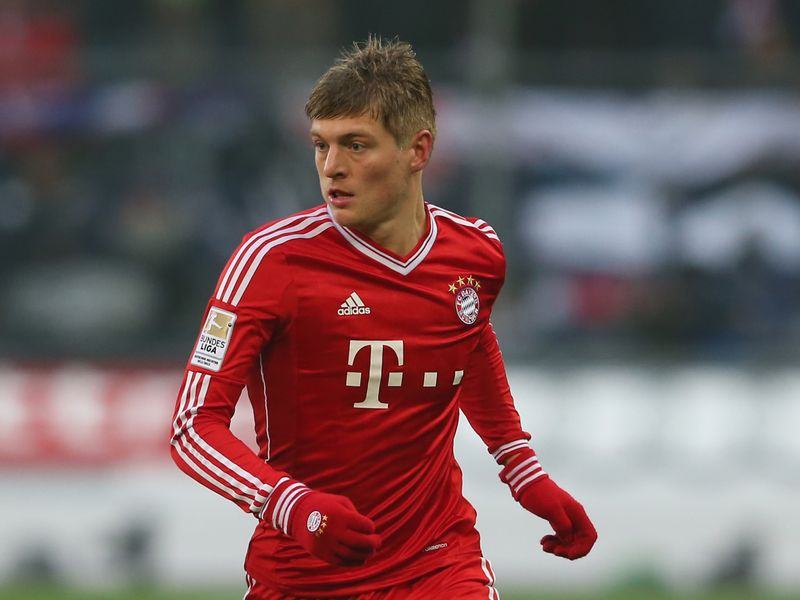
#> input picture images/sampleImage.jpeg, 800 x 600 px
$ jupyter execute --allow-errors lab1.ipynb
#> lines starting #> are read from the running program, lines starting #| are printed output that depends on the picture; after the words box and inside, x2 and y2 are one past the last pixel; in counts of white or black regions, pixels touching at a corner belong together; pictures that were not available may be replaced by others from this repository, and a replacement may not be noted
[cell 1]
from PIL import Image, ImageFont, ImageDraw
import numpy as np
import cv2
import io
import math

[cell 2]
target_image = 'images/monalisa.jpeg'

[cell 3]
import numpy as np
from PIL import Image, ImageOps
import matplotlib.pyplot as plt
from scipy import spatial
import random
import uuid

def resize_image(img : Image, size : tuple) -> np.ndarray:
        resz_img = ImageOps.fit(img, size, Image.LANCZOS, centering=(0.5, 0.5))
        return np.array(resz_img)

def blend_image(region, tile, opacity_percent):
    alpha = opacity_percent/100 # 1.0 - (color_diff / 255.0)
    blended_region = (alpha * region + (1.0 - alpha) * tile).astype(np.uint8)
    return blended_region

def find_closest_images(given_image, image_list, k=3):
    image_array = np.stack(image_list)
    mse_values = np.mean((image_array - given_image) ** 2, axis=(1, 2, 3))
    closest_indices = np.argpartition(mse_values, k)[:k]
    closest_images = [image_list[idx] for idx in closest_indices]
    return random.choice(closest_images)

def remove_black_borders(image_array):
    mask = np.any(image_array != [0, 0, 0], axis=-1)
    coords = np.argwhere(mask)
    y0, x0 = coords.min(axis=0)
    y1, x1 = coords.max(axis=0) + 1
    cropped_image_array = image_array[y0:y1, x0:x1]
    return cropped_image_array

def image_mosaic_v1(target_image_path, tile_images_path, output_dir, divisions=200, scale=1, opacity_percent=50):
#> called with target_image_path = 'images/sampleImage.jpeg', output_dir = '', divisions = 100, scale = 1, opacity_percent = 60
    target_image = Image.open(target_image_path)
#> target_image is the input picture: PIL image 800x600 RGB; mean R, G, B 117.7, 95.9, 97.6
    target_image = target_image.convert("RGB")
    original_width, original_height = target_image.size
#> original_width = 800; original_height = 600
    print('target image size', target_image.size)
#| target image size (800, 600)
    print('image mode', target_image.mode)
#| image mode RGB
    target_image_resized = resize_image(target_image, (original_width * scale, original_height * scale))
    target_image_array = np.array(target_image_resized)
    grid_size = (target_image_array.shape[0] // divisions, target_image_array.shape[1] // divisions)
#> grid_size = (6, 8)


    # Preprocess tile images
    tile_images = [np.array(resize_image(Image.open(tile_path).convert("RGB"), (grid_size[1], grid_size[0]))) for tile_path in tile_images_path]
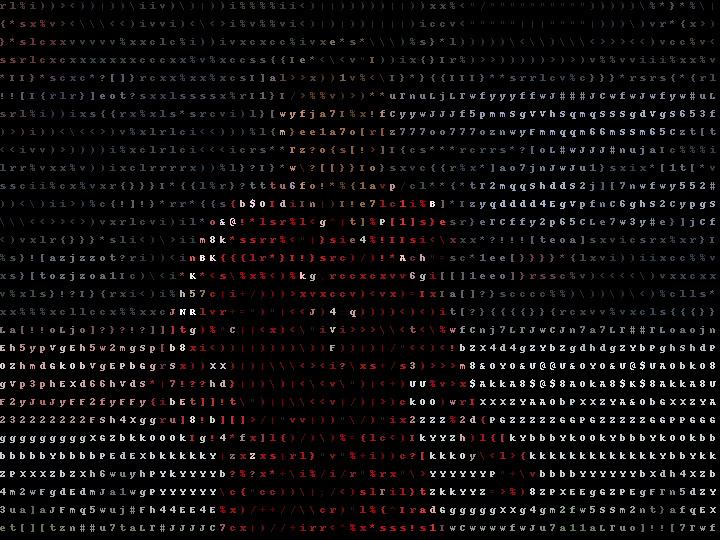
#> input picture image.png, 720 x 540 px, given as the content of the folder shape_images, which was not available
#> in resize_image, img is the input picture: PIL image 720x540 RGB; mean R, G, B 12.2, 10.4, 10.6
#> tile_images = 1 item

    combined_image = np.zeros_like(target_image_array)

    for i in range(divisions):
        for j in range(divisions):
            x1, y1 = j * grid_size[1], i * grid_size[0]
            x2, y2 = (j + 1) * grid_size[1], (i + 1) * grid_size[0]

            grid_image = target_image_array[y1:y2, x1:x2, :]
            # print(f'grid image', grid_image.shape)
            # print(f'tile images', tile_images[0].shape)
            # print(f'grid_size ',grid_size)
            closest_image = find_closest_images(grid_image, tile_images)
            blended_image = blend_image(grid_image, closest_image,opacity_percent)
            combined_image[y1:y2, x1:x2, :] = blended_image
#> this loop made 1 pass
#> combined_image: shape (600, 800, 3); every value is 0

    cropped_image = remove_black_borders(combined_image)
    img = Image.fromarray(cropped_image)

    output_path = f'{str(uuid.uuid4())}_mosaic_opacity{opacity_percent}.png'
    img.save(output_path)
    return output_path

[cell 4]
import glob
tile_path = glob.glob('shape_images/*.png')

#> (a cell that did not finish here is left out)

[cell 6]
import cv2
import numpy as np

def remove_black_borders(image_path):
    # Read the image
    image = cv2.imread(image_path)

    # Convert to grayscale
    gray = cv2.cvtColor(image, cv2.COLOR_BGR2GRAY)
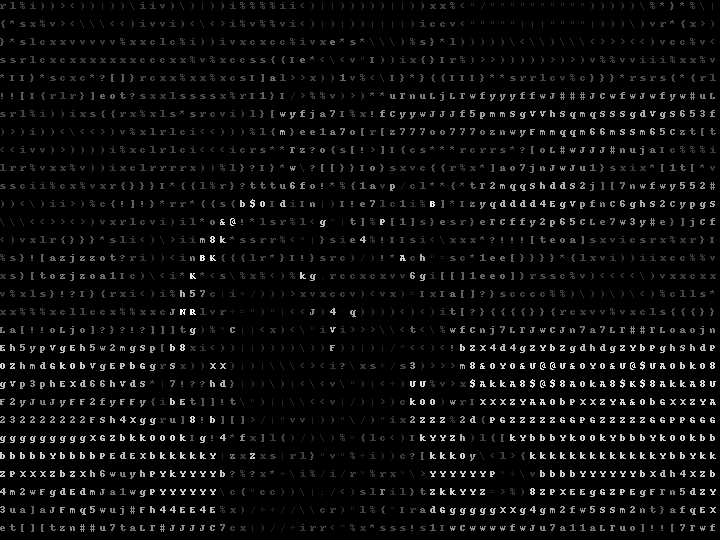
#> gray: shape (540, 720); min 0, max 248, mean 11

    # Apply binary thresholding to create a binary image
    _, binary = cv2.threshold(gray, 1, 255, cv2.THRESH_BINARY)
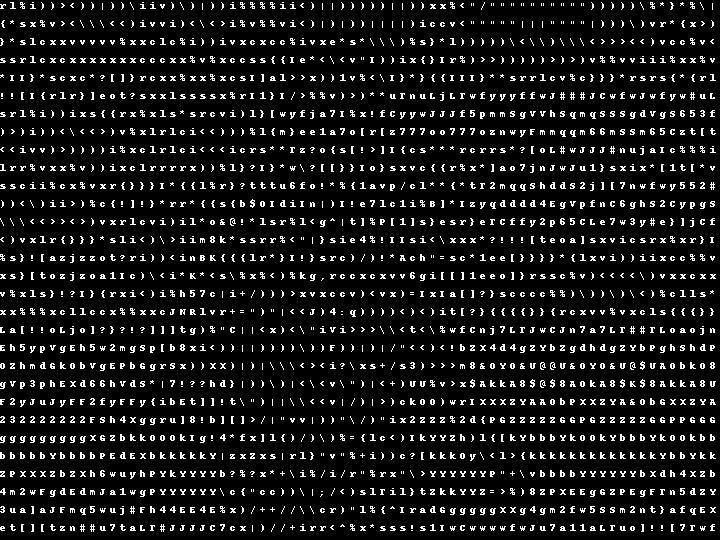
#> binary: shape (540, 720); 9.5% white in thin lines or dots

    # Find contours in the binary image
    contours, _ = cv2.findContours(binary, cv2.RETR_EXTERNAL, cv2.CHAIN_APPROX_SIMPLE)
#> contours = 2334 contours, 2323 with area under 20; largest, box (x1, y1, x2, y2) and area: (530, 488, 535, 495) 20, (190, 416, 195, 423) 20, (700, 380, 705, 387) 20, (650, 380, 655, 387) 20, (610, 380, 615, 387) 20

    # Find the bounding box of the largest contour
    x, y, w, h = cv2.boundingRect(contours[0])
#> x = 661; y = 530; w = 2; h = 1
    for contour in contours:
        x_, y_, w_, h_ = cv2.boundingRect(contour)
        x = min(x, x_)
        y = min(y, y_)
        w = max(w, x_ + w_ - x)
        h = max(h, y_ + h_ - y)
#> this loop made 2334 passes
#> (x_, y_, w_, h_, x, y, w, h) on passes 4 to 6: (700, 526, 6, 5, 411, 526, 295, 5), (630, 526, 5, 5, 411, 526, 295, 5), (620, 526, 6, 5, 411, 526, 295, 5)

    # Crop the image using the bounding box coordinates
    cropped_image = image[y:y+h, x:x+w]

    return cropped_image

# Usage
image_path = 'c5b4efe0-32f4-473b-bdb9-a99570e1caba_mosaic_opacity60.png'
cropped_image = remove_black_borders(image_path)


# Save the cropped image if needed
cv2.imwrite('cropped_image.jpg', cropped_image)
#> Out = True

[cell 7]
from PIL import Image
import numpy as np

def remove_black_borders(image_path, output_path):
    # Open the image
#> called with output_path = 'cropped_imag1e.jpg'
    image = Image.open(image_path)

    # Convert the image to grayscale
    gray_image = image.convert('L')

    # Convert grayscale image to numpy array
    gray_array = np.array(gray_image)

    # Create a binary mask where black pixels are 1 and others are 0
    mask = gray_array > 0
#> mask: shape (540, 720) bool; 9.5% white in thin lines or dots

    # Find the bounding box coordinates of the non-black area
    coords = np.argwhere(mask)
#> coords = 37108 pairs, first value 2 to 531, second value 0 to 715
    y0, x0 = coords.min(axis=0)
#> y0 = 2; x0 = 0
    y1, x1 = coords.max(axis=0) + 1  # slices are exclusive at the top
#> y1 = 532; x1 = 716

    # Crop the image using the bounding box coordinates
    cropped_image = image.crop((x0, y0, x1, y1))
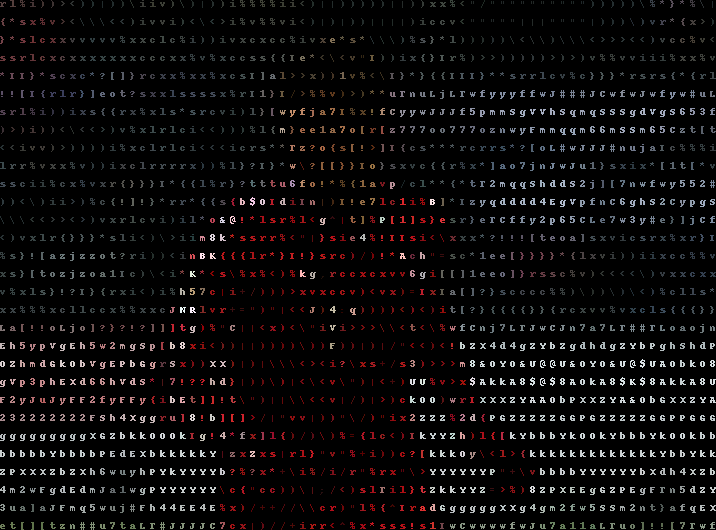
#> cropped_image: PIL image 716x530 RGB; mean R, G, B 12.5, 10.7, 10.9

    # Save the cropped image
    cropped_image.save(output_path)

    return cropped_image

# Usage
image_path = 'c5b4efe0-32f4-473b-bdb9-a99570e1caba_mosaic_opacity60.png'
output_path = 'cropped_imag1e.jpg'
cropped_image = remove_black_borders(image_path, output_path)

[cell 8]
from PIL import Image, ImageDraw
import io
import os
import random
import math

def generate_shape_image(shape, color):
    # Create a new image with a transparent background
    width, height = 10, 10
    image = Image.new('RGBA', (width, height), (255, 255, 255, 255))

    # Draw the specified shape with the specified color
    draw = ImageDraw.Draw(image)
    if shape == 'rectangle':
        draw.rectangle((2, 2, width-2, height-2), fill=color)
    elif shape == 'triangle':
        draw.polygon([(2, height-2), (width-2, height-2), (width//2, 2)], fill=color)
    elif shape == 'ellipse':
        draw.ellipse((2, 2, width-2, height-2), fill=color)
    elif shape == 'circle':
        radius = min(width, height) // 2 - 2
        draw.ellipse((width//2 - radius, height//2 - radius, width//2 + radius, height//2 + radius), fill=color)
    elif shape == 'pentagon':
        draw.polygon(polygon_vertices(5, width//2, height//2, width//2 - 2), fill=color)
    elif shape == 'hexagon':
        draw.polygon(polygon_vertices(6, width//2, height//2, width//2 - 2), fill=color)

    # Save the image to a buffer
    img_buffer = io.BytesIO()
    image.save(img_buffer, format='PNG')

    # Get the image data as bytes
    img_bytes = img_buffer.getvalue()

    return img_bytes

def polygon_vertices(sides, center_x, center_y, radius):
    """Generate the vertices of a regular polygon."""
    angle = 2 * math.pi / sides
    return [(center_x + radius * math.cos(i * angle), center_y + radius * math.sin(i * angle)) for i in range(sides)]

# Create a folder to save the images if it doesn't exist
if not os.path.exists('shape_images'):
    os.makedirs('shape_images')

# Define shapes and colors
shapes = ['rectangle', 'triangle', 'ellipse', 'circle', 'pentagon', 'hexagon']
colors = [
    (255, 0, 0, 255), (0, 255, 0, 255), (0, 0, 255, 255),
    (255, 255, 0, 255), (0, 255, 255, 255), (255, 0, 255, 255),
    (128, 0, 0, 255), (0, 128, 0, 255), (0, 0, 128, 255),
    (128, 128, 0, 255), (0, 128, 128, 255), (128, 0, 128, 255),
    (255, 165, 0, 255), (255, 20, 147, 255), (0, 191, 255, 255),
    (144, 238, 144, 255), (221, 160, 221, 255), (255, 182, 193, 255),
    (127, 255, 212, 255), (240, 230, 140, 255), (189, 183, 107, 255),
    (255, 105, 180, 255), (72, 61, 139, 255), (199, 21, 133, 255),
    (65, 105, 225, 255), (238, 130, 238, 255), (255, 228, 181, 255),
    (152, 251, 152, 255), (135, 206, 250, 255), (255, 99, 71, 255),
    (219, 112, 147, 255), (60, 179, 113, 255), (255, 248, 220, 255)
]

# Generate and save 20 shape images with random shapes and colors
for i in range(20):
    # Choose a random shape and color
    shape = random.choice(shapes)
    color = random.choice(colors)

    # Generate the shape image with the specified shape and color
    shape_image = generate_shape_image(shape, color)

    # Save the image to a file in the 'shape_images' folder
    file_path = f'shape_images/image_{i}.png'
    with open(file_path, 'wb') as file:
        file.write(shape_image)

    print(f"Image {i} ({shape}) saved.")

print("All images saved in 'shape_images' folder.")
